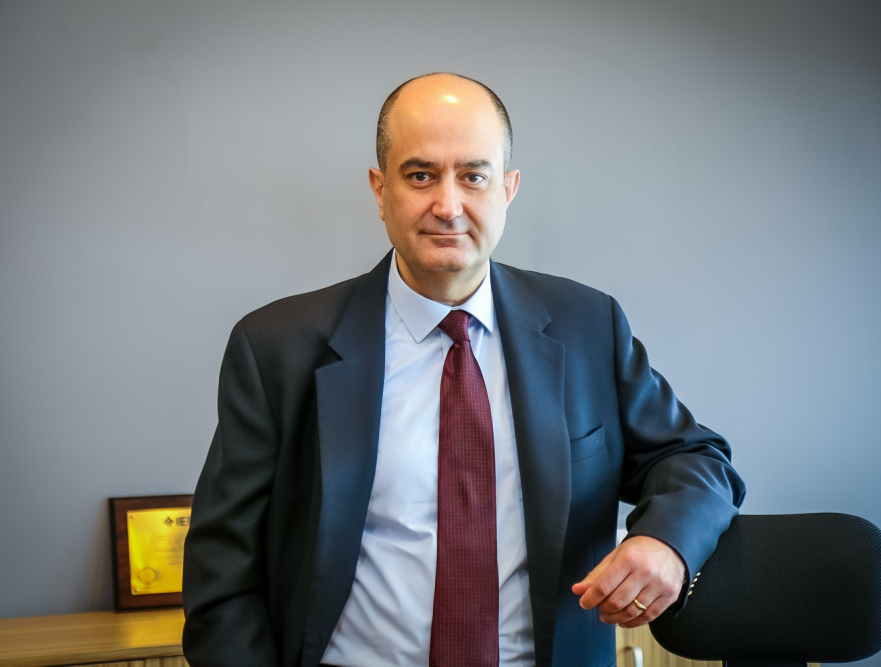
#> input picture vscpu3x_apps/utils/fatih_ugurdag.jpg, 1762 x 1333 px (shown at 1/2 size)
$ python img2vscpu.py fatih_ugurdag.jpg
#> lines starting #> are read from the running program, lines starting #| are printed output that depends on the picture; after the words box and inside, x2 and y2 are one past the last pixel; in counts of white or black regions, pixels touching at a corner belong together
import argparse
import sys
from PIL import Image, ImageOps, ImageEnhance, ImageFilter

def convert_to_ssd1306(image_path, start_address, method, threshold, invert, denoise, preview):
#> called with image_path = 'fatih_ugurdag.jpg', start_address = 500, method = 'dither', threshold = 128, invert = False, denoise = False, preview = False
    target_w, target_h = 128, 64
    try:
        img = Image.open(image_path)
#> img is the input picture: PIL image 1762x1333 RGB; mean R, G, B 116.5, 121.3, 125.2
        if img.mode in ('RGBA', 'LA') or (img.mode == 'P' and 'transparency' in img.info):
            bg = Image.new('RGB', img.size, (255, 255, 255))
            bg.paste(img, mask=img.split()[3])
            img = bg
    except Exception as e:
        print(f"Error loading image: {e}")
        sys.exit(1)

    print(f"// --- SSD1306 IMAGE DATA: {image_path} ---")

    # Rotate if needed and strictly resize to 128x64
    if img.size[0] < img.size[1]:
        img = img.rotate(90, expand=True)
    img = ImageOps.fit(img, (target_w, target_h), method=Image.Resampling.LANCZOS)
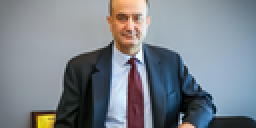
#> img: PIL image 128x64 RGB (shown 2 times larger); mean R, G, B 123, 130.8, 138.5
    img = img.convert('L')
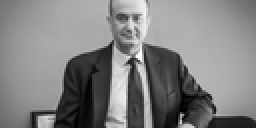
#> img: PIL image 128x64 L (shown 2 times larger); min 0, max 255, mean 129.4

    # Apply Denoise or Contrast Boost
    if denoise:
        img = img.filter(ImageFilter.SMOOTH)
        img = img.point(lambda p: 255 if p > 170 else (0 if p < 50 else p))
    else:
        img = ImageOps.autocontrast(img)
        img = ImageEnhance.Contrast(img).enhance(1.3)
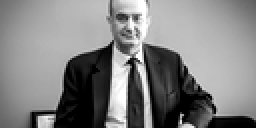
#> img: PIL image 128x64 L (shown 2 times larger); min 0, max 255, mean 129.9

    # Invert colors for OLED
    if invert:
        img = ImageOps.invert(img)

    # Apply B&W Conversion
    if method == 'dither':
        img = img.convert('1')
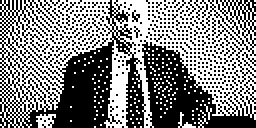
#> img: PIL image 128x64 1 (shown 2 times larger); 50.9% white; 339 black regions (335 under 20 px), largest, box (x1, y1, x2, y2) and area: (0, 0, 73, 64) 1964, (71, 20, 128, 64) 1128, (103, 0, 128, 28) 208, (116, 21, 128, 42) 29
    else:
        img = img.point(lambda p: 255 if p >= threshold else 0, mode='1')

    # Trigger Live Preview
    if preview:
        img.show()

    pixels = img.load()
    address = start_address

    print("// Architecture: 8 Pages (Horizontal Mode) | 4 Columns per 32-bit Word")

    # SSD1306 Page Architecture Loop
    for page in range(8):
        for col in range(0, target_w, 4):
            word_val = 0

            # Pack 4 consecutive columns into one 32-bit word
            for byte_offset in range(4):
                current_col = col + byte_offset
                byte_val = 0

                # Each column is 8 vertical pixels
                for bit in range(8):
                    y = page * 8 + bit
                    x = current_col

                    # Pillow '1' mode handles White as 255
                    is_lit = 1 if pixels[x, y] > 0 else 0

                    if is_lit:
                        # SSD1306 maps D0 (Bit 0) to top pixel, D7 (Bit 7) to bottom pixel
                        byte_val |= (1 << bit)

                # Shift Byte0 to bits 31-24, Byte1 to 23-16, etc.
                word_val |= (byte_val << (24 - 8 * byte_offset))

            print(f"{address}: {word_val:<12} // Page {page}, Cols {col}-{col+3}")
            address += 1
#> after the loop, address = 756

    print(f"// Total Words: 256 (1024 bytes)")

if __name__ == "__main__":
    parser = argparse.ArgumentParser(description="Convert an image to SSD1306 OLED 32-bit VSCPU array.")
    parser.add_argument("image", help="Path to input image")
    parser.add_argument("--start", type=int, default=500, help="Starting VSCPU memory address (Default: 500)")
    parser.add_argument("--method", choices=['threshold', 'dither'], default='dither')
    parser.add_argument("--threshold", type=int, default=128)
    parser.add_argument("--invert", action='store_true', help="Invert colors for OLED")
    parser.add_argument("--denoise", action='store_true', help="Crush background noise")
    parser.add_argument("--preview", action='store_true', help="Open a window to preview the final 1-bit image before generating code.")

    args = parser.parse_args()
    convert_to_ssd1306(args.image, args.start, args.method, args.threshold, args.invert, args.denoise, args.preview)
